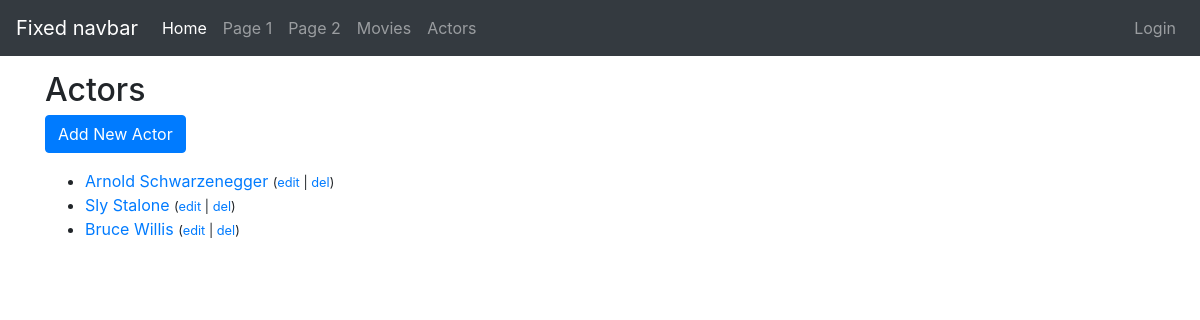
Screenshot of /movie-app/actors with the database file from the repository.
### movieapp/models.py (models this page shows, shortened)
class Actor(models.Model):
    name = models.CharField(max_length=30)
    def get_absolute_url(self):
        return reverse('actor_detail', args=[str(self.id)])

### movieapp/views.py (the view)
class ActorList(ListView):
    model = Actor
    context_object_name = 'actor_list'

### movieapp/templates/movieapp/actor_list.html (shortened to what this page needs)
{% extends "mysite/base.html" %}
{% block content %}
    <h2>Actors</h2>
    <p><a class="btn btn-primary" href="{% url 'actor_create' %}">Add New Actor</a></p>
    <ul>
        {% for actor in actor_list %}
            <li>
                <a href="{{ actor.get_absolute_url }}">{{ actor.name }}</a>
                <small>(<a href="{% url 'actor_update' pk=actor.id %}">edit</a> |
                    <a href="{% url 'actor_delete' pk=actor.id %}">del</a>)</small>
            </li>
        {% endfor %}
    </ul>
{% endblock %}

### static/css/styles.css (style rules this page uses)
body { min-height: 75rem; padding-top: 4.5rem; }

### rows the page displays
Actor: name "Arnold Schwarzenegger"
Actor: name "Sly Stalone"
Actor: name "Bruce Willis"
